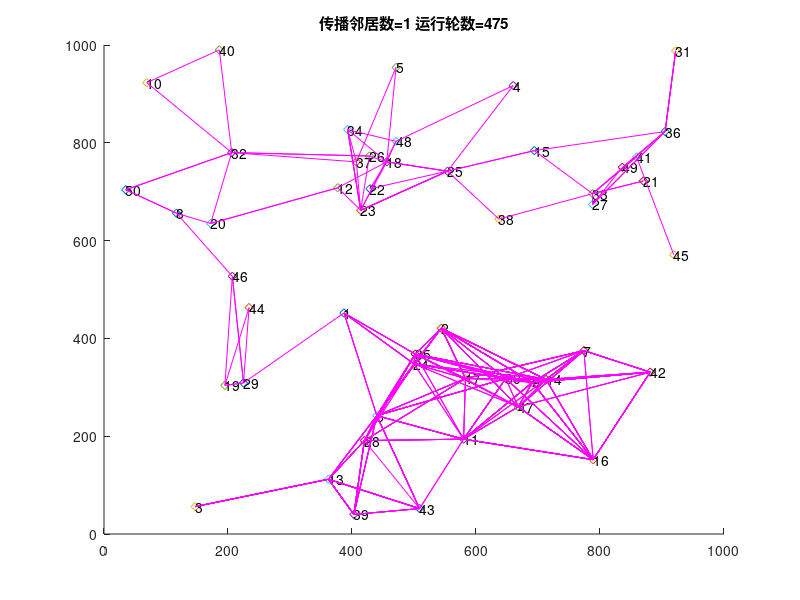
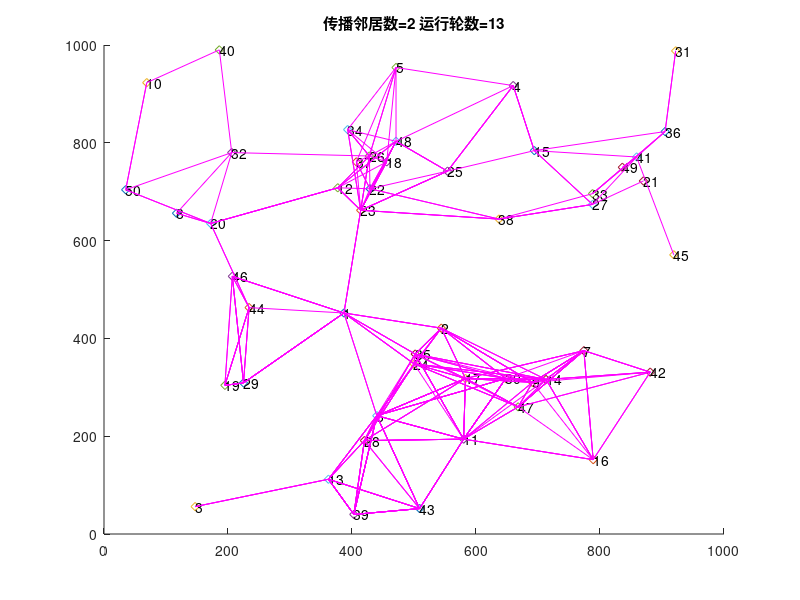

Write the MATLAB code that produced these figures, in order. (Note: a time limit stopped this script after it produced the figures.)
clc;
clear all;
close all;

data = load("lab1data.txt");
x = data(:,1);
y = data(:,2);
[n,m] = size(data);

a=zeros(n);
for i=1:n
    for j=i:n
        a(i,j) = sqrt((x(i)-x(j))^2+(y(i)-y(j))^2);
    end
end

%a=a+a';
a(a==0|a>225)=inf;% 自身和超过距离阈值的节点置为inf
nb = cell(1,n);
nball = 0;
for i=1:n
    for j=i:n
        if a(i,j) ~= inf
            nb{i} = [nb{i},j];
            nb{j} = [nb{j},i];
        end  
    end
    nball = nball+size(nb{i},2); 
end
avgnball = nball/n;% 平均邻居数
SN = 3;
ST = SN;% 一开始发送消息的节点
MaxN = 6;
cnt = zeros(1,MaxN);% 记录跳数
avgdata = zeros(1,MaxN);
avgnbcom = zeros(1,MaxN);

% run gossiping
% for t=1:100
for N=1:MaxN
    figure(N);
    for i=1:n
        c = num2str(i);
        scatter(x(i),y(i),'d');
        text(x(i),y(i),c);
        hold on;
    end
    spread_target = cell(1,n);
    allflag = 0;% 停止标志：所有节点都收到了消息，置1
    nbcom = 0;% 通信的邻居数
    rdata = zeros(1,n);% 每个结点接收到的消息条数
    STsent = 0;% ST已向邻居发送
    rumorfront = ST;
    while ~allflag
        if ~STsent
            rdata(nb{ST}) = rdata(nb{ST})+1;
            alltarget = rumorfront;
            nbcom = nbcom+size(nb{ST},2);
            rdata(ST) = 1;% 需要rdata(ST) = 1来让ST持续发送
            STsent = 1;
        else
            alltarget = rumorfront;
        end
        
        for i = 1:size(alltarget,2)
            sp = nb{alltarget(i)};% 扩散目标;随机选取1个邻居
%             sp_notrcd = sp(rdata(sp)==0);% 使用这个来筛选在扩散目标中还未收到消息的邻居
%             sp_rcd = sp(rdata(sp)~=0);
%             if size(sp,2)>=N
%                 if size(sp_notrcd,2)>=N
%                     final_sp = sp_notrcd(randperm(size(sp_notrcd,2),N));
%                 else
%                     final_sp = sp_notrcd;
%                     final_sp = [final_sp, sp_rcd(randperm(size(sp_rcd,2),N-size(sp_notrcd,2)))];%随机选取N个邻居    
%                 end
%             else
%                 final_sp = sp;
%             end
            if size(sp,2)>=N
                final_sp = sp(randperm(size(sp,2),N));
            else
                final_sp = sp;
            end
            spread_target{alltarget(i)} = final_sp;
        end
        
        for i = 1:size(alltarget,2)
            for j = 1:size(spread_target{alltarget(i)},2)
                sp_target = spread_target{alltarget(i)};
                rdata(sp_target(j))=rdata(sp_target(j))+1;% 发送数据
                nbcom = nbcom+size(sp_target(j),2);% 计算发送数
                plot([x(alltarget(i)),x(sp_target(j))],[y(alltarget(i)),y(sp_target(j))],'m');%画出target点到它的邻居的路径
                hold on;
            end
        end
        tmp = zeros(1,n);
        for i=1:n
            for j = spread_target{i}
                tmp(j) = 1;
            end
        end
        spread_target = cell(1,n);
        rumorfront = find(tmp==1);
        cnt(N) = cnt(N)+1;
        allflag = size(find(rdata(2:n)==0),2)==0;
        title(sprintf('传播邻居数=%d 运行轮数=%d',N,cnt(N)));
    end
    
    rdata(ST) = rdata(ST)-1;% 把rdata(ST)还原成0
    avgdata(N) = sum(rdata)/n;
    avgnbcom(N) = nbcom/n;
end
% times(t)=avgdata(MaxN);
% cnt = zeros(1,MaxN);
% end
figure(N+1);
b = bar(1:MaxN, cnt);
title('单位时间数');
text(b.XEndPoints,b.YEndPoints,string(b.YData),'HorizontalAlignment','center','VerticalAlignment','bottom');
figure(N+2);
b = bar(1:MaxN, avgdata*n);
title('数据包转发总数')
text(b.XEndPoints,b.YEndPoints,string(b.YData),'HorizontalAlignment','center','VerticalAlignment','bottom');
